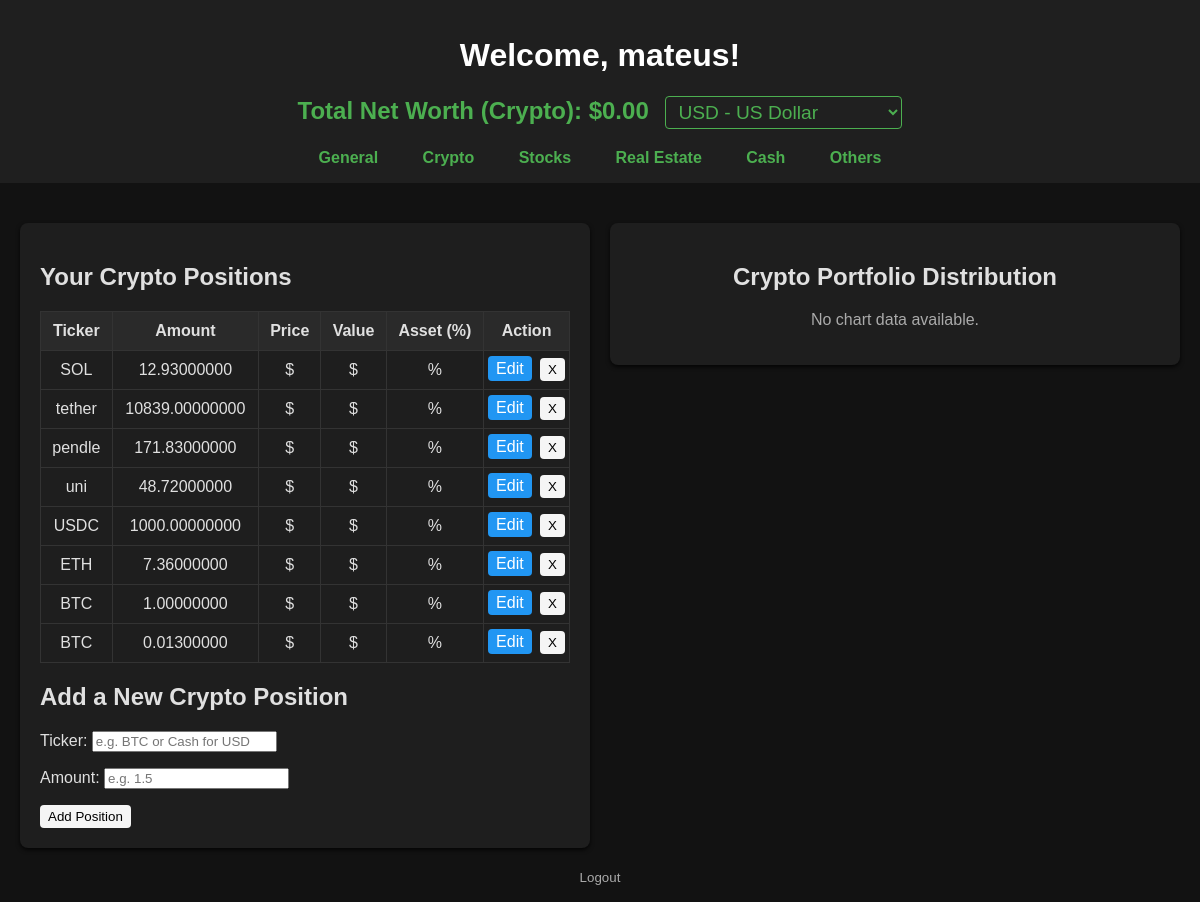
The app's page /home/ (signed in), older data.
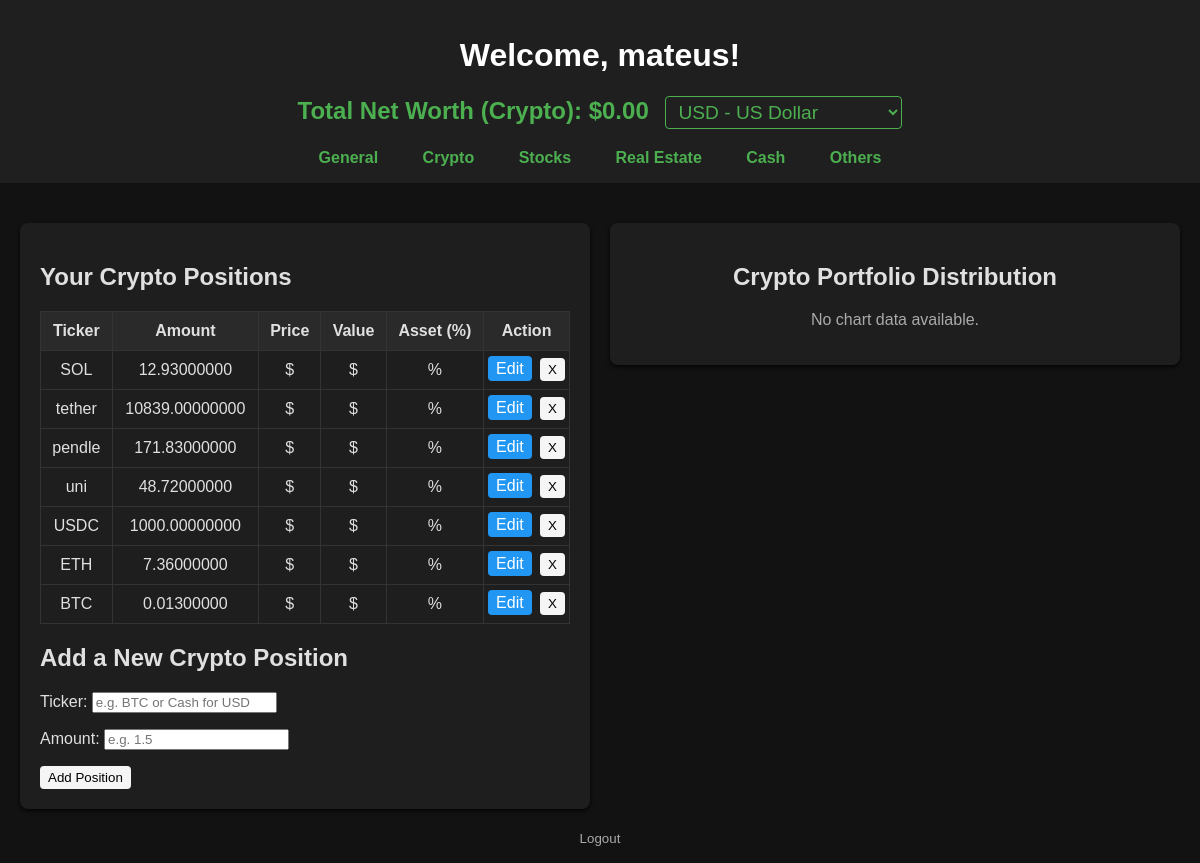
The same page, newer data.
### portfolio/models.py (models this page shows, shortened)
class Asset(models.Model):
    ASSET_TYPE_CHOICES = [
        ('crypto', 'Crypto'),
        ('stock', 'Stock'),
        ('cash', 'Cash'),
        ('other', 'Other'),
    ]
    ticker = models.CharField(max_length=10)
    amount = models.DecimalField(max_digits=19, decimal_places=8)
    owner = models.ForeignKey(User, on_delete=models.CASCADE)
    type = models.CharField(max_length=10, choices=ASSET_TYPE_CHOICES, default='crypto')
    currency = models.CharField(max_length=5, blank=True, null=True)  # For cash positions

### portfolio/views.py (the view)
# urls.py: path('home/', home, name='home'),
@login_required
def home(request):
    selected_currency = request.GET.get('currency', 'USD')
    if request.method == 'POST':
        form = AddAssetForm(request.POST)
        if form.is_valid():
            asset = form.save(commit=False)
            asset.owner = request.user
            asset.type = 'crypto'
            asset.save()
            return redirect('home')  # Refresh the page after adding the asset
        else:
            messages.error(request, "Failed to add asset. Please check your inputs.")
    else:
        form = AddAssetForm()
    user_assets = Asset.objects.filter(owner=request.user, type='crypto')
    tickers = ['bitcoin'] + [map_ticker(asset.ticker) for asset in user_assets]
    prices = get_multiple_asset_prices(tickers)
    bitcoin_price = prices.get('bitcoin', {}).get('usd', 'N/A')
    total_net_worth_usd = sum(
        (Decimal(str(prices.get(map_ticker(asset.ticker), {}).get('usd', 0))) * asset.amount)
        for asset in user_assets
    )
    total_net_worth = convert_currency(total_net_worth_usd, 'USD', selected_currency)
    assets_with_value = []
    labels = []
    values = []
    for asset in user_assets:
        coin_id = map_ticker(asset.ticker)
        price_usd = prices.get(coin_id, {}).get('usd')  # Get price per token in USD
        if price_usd is not None:
            price_usd = Decimal(str(price_usd))
            price = convert_currency(price_usd, 'USD', selected_currency)
        else:
            price = None
        value = price * asset.amount if price else None
        asset_dict = {
            'id': asset.id,
            'ticker': asset.ticker,
            'amount': asset.amount,
            'price': price if price else '-',  # Add price per token
            'value': value if value else '-',
        }
        if total_net_worth > 0 and value:
            percentage = (value / total_net_worth) * 100
            asset_dict['percentage'] = percentage
        else:
            asset_dict['percentage'] = '-'
        assets_with_value.append(asset_dict)
        if value and total_net_worth > 0:
            labels.append(asset.ticker)
            values.append(float(value / total_net_worth * 100))
    if labels and values:
        fig = go.Figure(data=[go.Pie(labels=labels, values=values, textinfo='label+percent')])
        fig.update_layout(
            title="Crypto Portfolio Distribution",
            margin=dict(t=50, b=50, l=25, r=25),
            paper_bgcolor="#121212",
            plot_bgcolor="#121212",
            font=dict(color="#e0e0e0")
        )
        chart_html = fig.to_html(full_html=False)
    else:
        chart_html = None
    available_currencies = {
        'USD': 'US Dollar',
        'CAD': 'Canadian Dollar',
        'BRL': 'Brazilian Real',
        'KRW': 'Korean Won',
        'INR': 'Indian Rupee',
        'EUR': 'Euro',
        'GBP': 'British Pound',
        'JPY': 'Japanese Yen',
        'AUD': 'Australian Dollar',
        'CHF': 'Swiss Franc'
    }
    return render(request, 'home.html', {
        'username': request.user.username,
        'assets': assets_with_value,
        'form': form,
        'bitcoin_price': bitcoin_price,  # Pass the Bitcoin price to the template
        'total_net_worth': total_net_worth,
        'chart': chart_html,
        'selected_currency': selected_currency,
        'available_currencies': available_currencies,
    })

### portfolio/forms.py
class AddAssetForm(forms.ModelForm):
    class Meta:
        model = Asset
        fields = ['ticker', 'amount']
        widgets = {
            'ticker': forms.TextInput(attrs={'placeholder': 'e.g. BTC or Cash for USD'}),
            'amount': forms.NumberInput(attrs={'placeholder': 'e.g. 1.5'}),
        }

### portfolio/views.py (called while the page is built)
def convert_currency(amount, from_currency='USD', to_currency='USD'):
    if from_currency == to_currency:
        return amount
    rates = get_exchange_rates(from_currency)
    if to_currency in rates:
        rate = Decimal(str(rates[to_currency]))
        return amount * rate
    return amount

def get_multiple_asset_prices(tickers):
    ids = ','.join(tickers)
    url = f"https://api.coingecko.com/api/v3/simple/price?ids={ids}&vs_currencies=usd"
    try:
        response = requests.get(url)
        response.raise_for_status()
        return response.json()  # Returns a dictionary with prices
    except requests.exceptions.RequestException as e:
        print(f"Error fetching prices: {e}")
        return {}

def map_ticker(ticker):
    return COINGECKO_TICKER_MAPPING.get(ticker.lower(), ticker.lower())

### portfolio/templates/home.html (shortened to what this page needs)
<!DOCTYPE html>
<html lang="en">
<head>
</head>
{% load humanize %}
<body>
    <header>
        <h1>Welcome, {{ username }}!</h1>
        <div style="margin-top: 10px; font-size: 1.5em; font-weight: bold; color: #4caf50;">
            Total Net Worth (Crypto): <span id="net-worth-display">${{ total_net_worth|floatformat:2 }}</span>
            <select id="currency-selector" onchange="changeCurrency(this.value)" style="background: #222a; color: #4caf50; border: 1px solid #4caf50; border-radius: 4px; padding: 4px 8px; margin-left: 10px; font-size: 0.8em;">                {% for code, name in available_currencies.items %}
                    <option value="{{ code }}" {% if code == selected_currency %}selected{% endif %}>{{ code }} - {{ name }}</option>
                {% endfor %}
            </select>
        </div>
        <nav style="margin-top: 20px; text-align: center;">
            <a href="{% url 'general' %}?currency={{ selected_currency }}" style="margin: 0 20px; color: #4caf50; text-decoration: none; font-weight: bold;">General</a>
            <a href="{% url 'home' %}?currency={{ selected_currency }}" style="margin: 0 20px; color: #4caf50; text-decoration: none; font-weight: bold;">Crypto</a>
            <a href="{% url 'stocks' %}?currency={{ selected_currency }}" style="margin: 0 20px; color: #4caf50; text-decoration: none; font-weight: bold;">Stocks</a>
            <a href="{% url 'real_estate' %}?currency={{ selected_currency }}" style="margin: 0 20px; color: #4caf50; text-decoration: none; font-weight: bold;">Real Estate</a>
            <a href="{% url 'cash' %}?currency={{ selected_currency }}" style="margin: 0 20px; color: #4caf50; text-decoration: none; font-weight: bold;">Cash</a>
            <a href="{% url 'other' %}?currency={{ selected_currency }}" style="margin: 0 20px; color: #4caf50; text-decoration: none; font-weight: bold;">Others</a>
        </nav>
    </header>
    <div class="container" style="flex-direction: column; align-items: center; padding-top: 20px;">
        <div style="display: flex; flex-wrap: wrap; gap: 20px; width: 100%; justify-content: center; align-items: flex-start;">
            <div class="card" style="flex: 1 1 45%; min-width: 350px;">
                <h2>Your Crypto Positions</h2>
                {% if assets %}
                <table>
                    <thead>
                        <tr>
                            <th>Ticker</th>
                            <th>Amount</th>
                            <th>Price</th>
                            <th>Value</th>
                            <th>Asset (%)</th>
                            <th>Action</th>
                        </tr>
                    </thead>
                    <tbody>
                        {% for asset in assets %}
                        <tr>
                            <td>{{ asset.ticker }}</td>
                            <td>{{ asset.amount }}</td>
                            <td>
                                {% if asset.price %}
                                    ${{ asset.price|floatformat:2 }}
                                {% else %}
                                    -
                                {% endif %}
                            </td>
                            <td>
                                {% if asset.value %}
                                    ${{ asset.value|floatformat:2 }}
                                {% else %}
                                    Could not fetch price
                                {% endif %}
                            </td>
                            <td>
                                {% if asset.percentage %}
                                    {{ asset.percentage|floatformat:2 }}%
                                {% else %}
                                    -
                                {% endif %}
                            </td>
                            <td style="white-space: nowrap;">
                                <a href="{% url 'edit_holding' asset.id %}" style="background: #2196f3; color: white; border: none; border-radius: 4px; padding: 4px 8px; text-decoration: none; margin-right: 4px;">Edit</a>
                                <form action="{% url 'delete_holding' asset.id %}" method="post" style="display:inline;">
                                    <button type="submit">X</button>
                                </form>
                            </td>
                        </tr>
                        {% endfor %}
                    </tbody>
                </table>
                {% else %}
                <p>You have no crypto positions yet.</p>
                {% endif %}
                <h2>Add a New Crypto Position</h2>
                <form method="post">
                    {{ form.as_p }}
                    <button type="submit">Add Position</button>
                </form>
            </div>
            <div class="card pie-chart-container" style="flex: 1 1 45%; min-width: 350px;">
                <h2>Crypto Portfolio Distribution</h2>
                <div>
                    {% if chart %}
                        {{ chart|safe }}
                    {% else %}
                        <p style="color: #aaa;">No chart data available.</p>
                    {% endif %}
                </div>
            </div>
        </div>
    </div>
    <footer>
        <p>
            <form action="{% url 'logout' %}" method="post" style="display:inline;">
                <button type="submit" style="background:none; border:none; color:inherit; cursor:pointer; padding:0;">Logout</button>
            </form>
        </p>
    </footer>
</body>
</html>

### portfolio/templates/home.html (style rules this page uses)
body { font-family: Arial, sans-serif; margin: 0; padding: 0; background-color: #121212; color: #e0e0e0; }
header { background-color: #1f1f1f; color: #fff; padding: 1rem; text-align: center; }
.container { margin: 20px; display: flex; flex-wrap: wrap; gap: 20px; }
.card { background: #1e1e1e; border-radius: 8px; box-shadow: 0 2px 4px rgba(0, 0, 0, 0.8); padding: 20px; flex: 1 1 45%; color: #e0e0e0; }
table { width: 100%; border-collapse: collapse; }
th, td { padding: 10px; border: 1px solid #333; text-align: center; vertical-align: middle; }
th { background-color: #2a2a2a; }
td { background-color: #1e1e1e; }
th:last-child, td:last-child { width: 50px; padding: 4px; }
button { cursor: pointer; background-color: whitesmoke; color: black; border: none; border-radius: 4px; padding: 4px 8px; transition: background-color 0.2s ease; }
a { color: #4caf50; text-decoration: none; }
.pie-chart-container { text-align: center; }
footer { margin-top: 20px; text-align: center; color: #aaa; }

Row changes from the older to the newer data that the page shows:
removed Asset: ticker "BTC", amount "1.00000000"
Text that changed along with them:
list line gone: "$ $ % Edit X"
